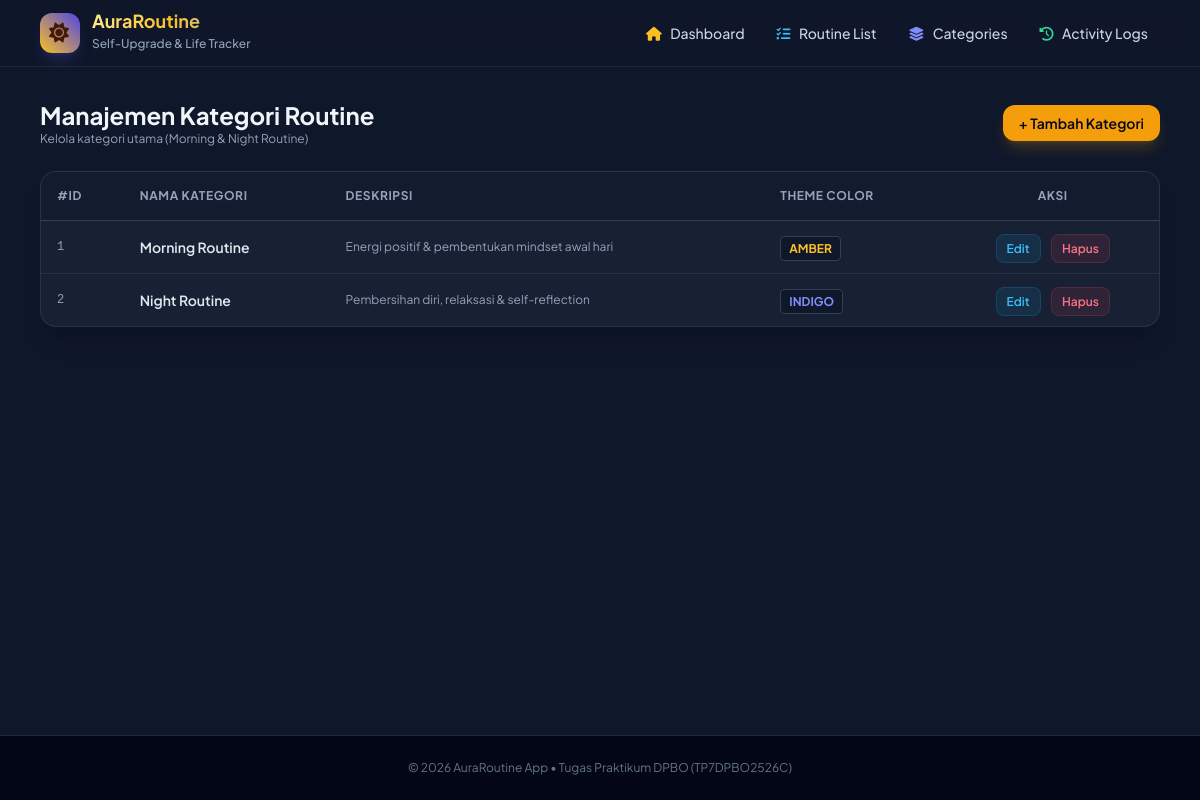
/categories.php, run on the app's committed database.
### tables this page shows
CREATE TABLE IF NOT EXISTS `categories` (
    `id` INT AUTO_INCREMENT PRIMARY KEY,
    `name` VARCHAR(50) NOT NULL,
    `description` TEXT,
    `theme_color` VARCHAR(20) DEFAULT 'amber'
);

### classes/Category.php (called while the page is built, shortened)
<?php
class Category {
    private $conn;
    private $table_name = "categories";
    public function __construct($db) {
        $this->conn = $db;
    }
    public function readAll() {
        $query = "SELECT * FROM " . $this->table_name . " ORDER BY id ASC";
        $stmt = $this->conn->prepare($query);
        $stmt->execute();
        return $stmt->get_result();
    }
}
?>

### categories.php (the view, shortened to what this page needs)
<?php
require_once 'classes/Category.php';
$database = new Database();
$db = $database->getConnection();
$category = new Category($db);
include 'views/header.php';
?>
<div class="flex justify-between items-center mb-6">
    <div>
        <h2 class="text-2xl font-bold text-slate-100">Manajemen Kategori Routine</h2>
        <p class="text-xs text-slate-400">Kelola kategori utama (Morning & Night Routine)</p>
    </div>
    <a href="categories.php?action=add" class="bg-amber-500 hover:bg-amber-600 text-slate-950 font-semibold px-4 py-2 rounded-xl text-sm transition shadow-lg shadow-amber-500/20">+ Tambah Kategori</a>
</div>
<div class="bg-slate-800/60 border border-slate-700/60 rounded-2xl overflow-hidden shadow-xl">
    <div class="overflow-x-auto">
        <table class="w-full text-left border-collapse">
            <thead>
                <tr class="border-b border-slate-700 bg-slate-900/50 text-xs font-semibold text-slate-400 uppercase tracking-wider">
                    <th class="p-4">#ID</th>
                    <th class="p-4">Nama Kategori</th>
                    <th class="p-4">Deskripsi</th>
                    <th class="p-4">Theme Color</th>
                    <th class="p-4 text-center">Aksi</th>
                </tr>
            </thead>
            <tbody class="divide-y divide-slate-700/50 text-sm">
                <?php $result = $category->readAll(); while ($row = $result->fetch_assoc()): ?>
                <tr class="hover:bg-slate-700/20 transition">
                    <td class="p-4 font-mono text-xs text-slate-400"><?= $row['id']; ?></td>
                    <td class="p-4 font-semibold text-slate-200"><?= htmlspecialchars($row['name']); ?></td>
                    <td class="p-4 text-slate-400 text-xs"><?= htmlspecialchars($row['description']); ?></td>
                    <td class="p-4"><span class="px-2 py-1 rounded text-xs uppercase font-bold bg-slate-900 border border-slate-700 text-<?= $row['theme_color']; ?>-400"><?= $row['theme_color']; ?></span></td>
                    <td class="p-4 text-center space-x-2">
                        <a href="categories.php?action=edit&id=<?= $row['id']; ?>" class="text-sky-400 hover:text-sky-300 text-xs font-semibold px-2.5 py-1.5 rounded-lg bg-sky-500/10 border border-sky-500/20">Edit</a>
                        <a href="categories.php?delete=<?= $row['id']; ?>" onclick="return confirm('Yakin ingin menghapus kategori ini?')" class="text-rose-400 hover:text-rose-300 text-xs font-semibold px-2.5 py-1.5 rounded-lg bg-rose-500/10 border border-rose-500/20">Hapus</a>
                    </td>
                </tr>
                <?php endwhile; ?>
            </tbody>
        </table>
    </div>
</div>
<?php include 'views/footer.php'; ?>

### views/header.php (style rules this page uses)
body { font-family: 'Plus Jakarta Sans', sans-serif; }

### data on the page
categories: id "1", name "Morning Routine", description "Energi positif & pembentukan mindset awal hari", theme_color "AMBER"
categories: id "2", name "Night Routine", description "Pembersihan diri, relaksasi & self-reflection", theme_color "INDIGO"
